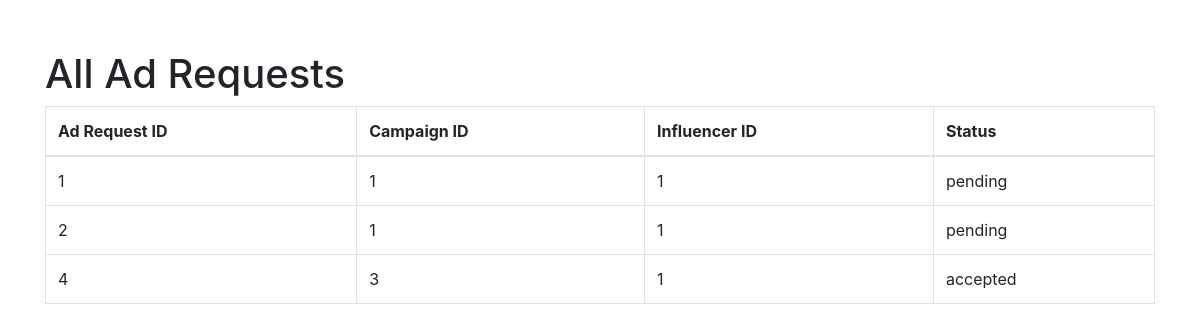
The app's page /admin/alladrequests (signed in), older data.
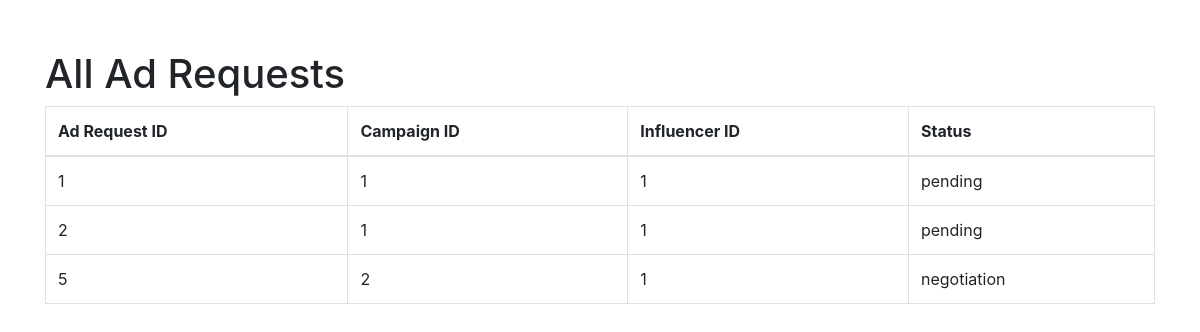
The same page, newer data.
### models.py (models this page shows, shortened)
class AdRequest(db.Model):
    __tablename__ = "ad_requests"
    ad_request_id = db.Column(db.Integer, primary_key=True, autoincrement=True)
    campaign_id = db.Column(
        db.Integer, db.ForeignKey("campaigns.campaign_id"), nullable=False
    )
    influencer_id = db.Column(
        db.Integer, db.ForeignKey("influencers.influencer_id"), nullable=False
    )
    requirements = db.Column(db.Text)
    payment_amount = db.Column(db.Numeric(10, 2))
    status = db.Column(db.Enum("pending", "accepted", "rejected", "negotiation") , default = "pending")
    messages = db.Column(db.Text)
    negotiations = db.relationship("Negotiation", backref="ad_request", lazy=True)

### admin.py (the view)
@admin.route('/alladrequests')
def all_adrequests():
    if "user_name" in session and "role" in session:
        if session["role"] == "admin":
            ad_requests = AdRequest.query.all()
            return render_template("admin_alladrequests.html", ad_requests=ad_requests)
    flash("Please Login !","faliled")
    return redirect(url_for("home"))

### app.py (called while the page is built)
@app.before_request
def create_tables():
    init_db(app)

### models.py (called while the page is built, shortened)
def init_db(app):
    with app.app_context():
        db.create_all()

### templates/admin_alladrequests.html (shortened to what this page needs)
<!DOCTYPE html>
<html lang="en">
<head>
    <link rel="stylesheet" href="https://stackpath.bootstrapcdn.com/bootstrap/4.3.1/css/bootstrap.min.css">
</head>
<body>
    <div class="container">
        <h1>All Ad Requests</h1>
        <table class="table table-bordered">
            <thead>
                <tr>
                    <th>Ad Request ID</th>
                    <th>Campaign ID</th>
                    <th>Influencer ID</th>
                    <th>Status</th>
                </tr>
            </thead>
            <tbody>
                {% for ad_request in ad_requests %}
                <tr>
                    <td>{{ ad_request.ad_request_id }}</td>
                    <td>{{ ad_request.campaign_id }}</td>
                    <td>{{ ad_request.influencer_id }}</td>
                    <td>{{ ad_request.status }}</td>
                </tr>
                {% endfor %}
            </tbody>
        </table>
    </div>
</body>
</html>

### templates/admin_alladrequests.html (style rules this page uses)
.container { margin-top: 50px; }

Row changes from the older to the newer data that the page shows:
removed AdRequest: ad_request_id "4", campaign_id "3", influencer_id "1", status "accepted"
added AdRequest: ad_request_id "5", campaign_id "2", influencer_id "1", status "negotiation"
